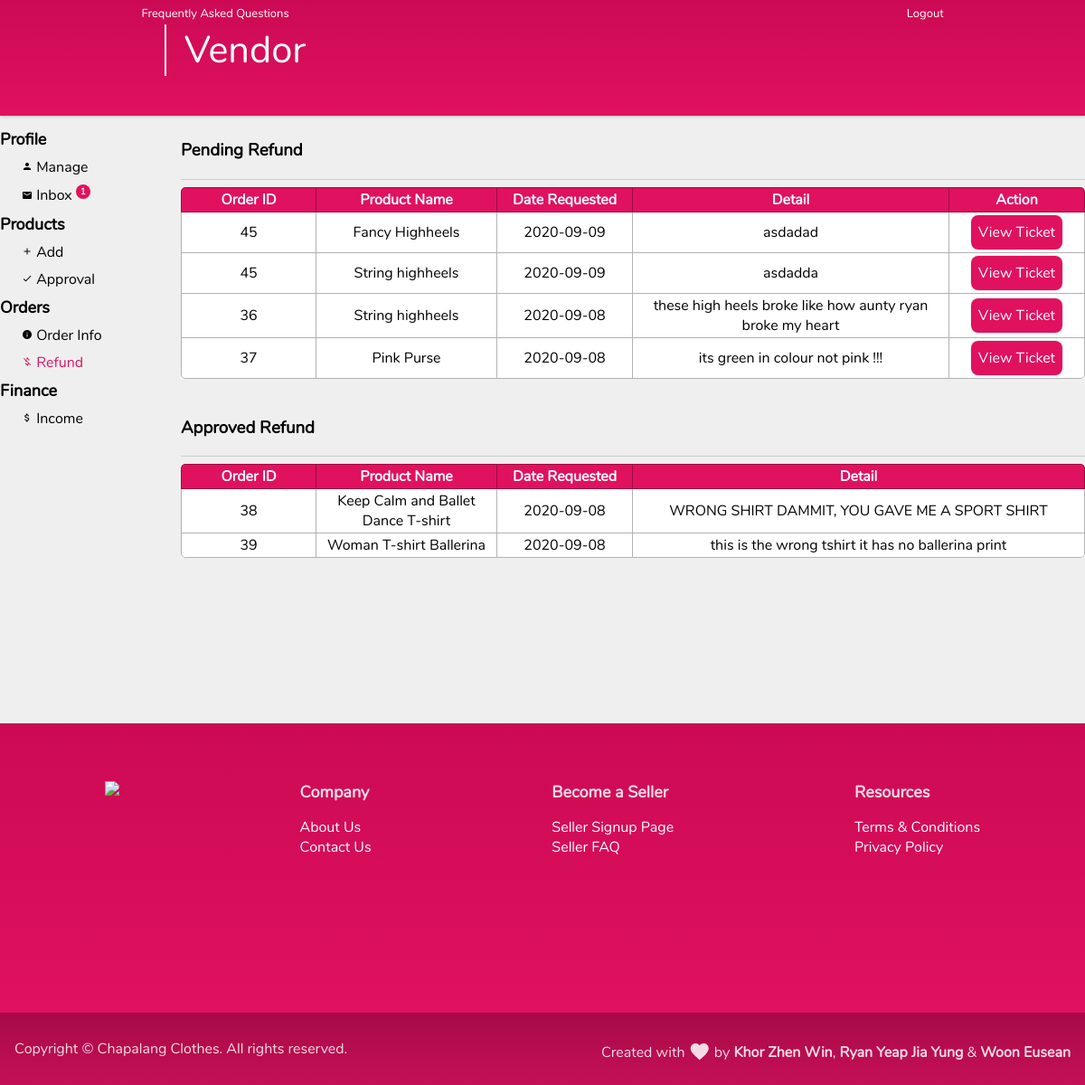
The page /vendor_refund.php (signed in) on the database its author committed.
### tables this page shows
CREATE TABLE IF NOT EXISTS `refund` (
  `RefundId` int NOT NULL AUTO_INCREMENT,
  `OrderId` int NOT NULL,
  `ProductId` int NOT NULL,
  `Reason` varchar(255) NOT NULL,
  `RefundStatus` varchar(140) NOT NULL,
  `DateRequested` date NOT NULL,
  `Images` varchar(510) NOT NULL,
  PRIMARY KEY (`RefundId`),
  KEY `OrderId` (`OrderId`),
  KEY `ProductId` (`ProductId`)
);

CREATE TABLE IF NOT EXISTS `product` (
  `ProductId` int NOT NULL AUTO_INCREMENT,
  `ProductName` varchar(140) NOT NULL,
  `ProductDescription` varchar(140) NOT NULL,
  `ProductTags` varchar(500) NOT NULL,
  `ProductImage` varchar(500) NOT NULL,
  `ProductPrice` decimal(10,2) NOT NULL,
  `ProductStock` int NOT NULL,
  `ProductStatus` varchar(140) NOT NULL,
  `VendorId` int NOT NULL,
  PRIMARY KEY (`ProductId`),
  KEY `VendorId` (`VendorId`)
);

CREATE TABLE IF NOT EXISTS `productorder` (
  `OrderId` int NOT NULL AUTO_INCREMENT,
  `UserId` int NOT NULL,
  `PurchaseDate` date NOT NULL,
  `OrderTotal` decimal(12,2) NOT NULL,
  PRIMARY KEY (`OrderId`),
  KEY `UserId` (`UserId`)
);

### includes/database.php (called while the page is built, shortened)
<?php
class mysqlidb
{
  private static $host = "localhost";
  private static $db = "chapalang";
  private static $user = "root";
  private static $pass = "";
  private static $port = 3306;
  private static $con = null;
  static function getConn()
  {
    if (is_null(self::$con)) {
      self::$con = mysqli_connect(self::$host, self::$user, self::$pass, self::$db, self::$port);
    }
    return self::$con;
  }
  static function query(string $queryString)
  {
    $result = self::getConn()->query($queryString);
    if ($result) {
      return $result;
    } else {
      throw new Exception("Query $queryString: " . self::getError());
    }
  }
  static function fetchAllRows(string $queryString)
  {
    $result = self::query($queryString);
    $rows = $result->fetch_all(MYSQLI_ASSOC);
    return $rows;
  }
}

### vendor_refund.php (the view, shortened to what this page needs)
<?php
include("includes/database.php");
$vendorid = $_SESSION["vendorid"];
$approvedrows = mysqlidb::fetchAllRows("SELECT * FROM refund
INNER JOIN product ON refund.ProductId = product.ProductId
INNER JOIN orderitem ON refund.OrderId = orderitem.OrderId
INNER JOIN productorder ON refund.OrderId = productorder.OrderId
WHERE RefundStatus = 'Approved'
AND VendorId = $vendorid
AND OrderStatus = 'Refund'
GROUP BY product.ProductId, productorder.OrderId
ORDER BY DateRequested Desc
LIMIT 10");
$pendingrows = mysqlidb::fetchAllRows("SELECT * FROM refund
INNER JOIN product ON refund.ProductId = product.ProductId
WHERE RefundStatus = 'Pending'
AND VendorId = $vendorid
ORDER BY DateRequested Desc");
?>
<!DOCTYPE html>
<html lang="en">
<head>
  <link rel="stylesheet" href="styles/template.css" />
  <link rel="stylesheet" href="styles/vendor.css" />
  <link rel="stylesheet" href="styles/pagetopbar.css" />
</head>
<body>
  <?php include "includes/pagetopbar.php" ?>
  <div class="body-wrapper">
    <div></div>
    <div class="content-wrapper container">
      <div class="vendor-container">
        <?php
        include("includes/vendor_sidenav.php");
        ?>
        <div class="vendor-body">
          <h3>Pending Refund</h3>
          <hr>
          <table>
            <tr>
              <th width="15%">Order ID</th>
              <th width="20%">Product Name</th>
              <th width="15%">Date Requested</th>
              <th width="35%">Detail</th>
              <th width="15%">Action</th>
            </tr>
            <?php
            if (count($pendingrows) > 0) {
              foreach ($pendingrows as $row) {
                echo "
                <tr>
                  <td>{$row['OrderId']}</td>
                  <td>{$row['ProductName']}</td>
                  <td>{$row['DateRequested']}</td>
                  <td>{$row['Reason']}</td>
                  <td><a href=\"vendor_refund_ticket.php?productid={$row['ProductId']}&orderid={$row['OrderId']}\" class=\"btn-primary p-1 visited-white\">View Ticket</td>
                </tr>";
              }
            } else {
              echo "<tr><td colspan=\"5\"><h2 class=\"cultured-dark\">There are no pending refunds.</h2></td></tr>";
            }
            ?>
          </table>
          <br>
          <h3>Approved Refund</h3>
          <hr>
          <table>
            <tr>
              <th width="15%">Order ID</th>
              <th width="20%">Product Name</th>
              <th width="15%">Date Requested</th>
              <th width="50%">Detail</th>
            </tr>
            <?php
            if (count($approvedrows) > 0) {
              foreach ($approvedrows as $row) {
                echo "
                <tr>
                  <td>{$row['OrderId']}</td>
                  <td>{$row['ProductName']}</td>
                  <td>{$row['DateRequested']}</td>
                  <td>{$row['Reason']}</td>
                </tr>";
              }
            } else {
              echo "<tr><td colspan=\"5\"><h2 class=\"cultured-dark\">There are no approved refunds.</h2></td></tr>";
            }
            ?>
          </table>
          <br><br>
        </div>
      </div>
    </div>
  </div>
</body>
</html>

### styles/template.css (style rules this page uses)
:root { --primary: rgb(224, 17, 95); --primary-dark: rgb(197, 16, 85); --secondary: rgb(192, 12, 81); --secondary-dark: rgb(169, 10, 71); --bg-primary: #efefef; --bg-primary-light: #fafafa; --bg-primary-dark: #757575; --col-grey-dark: rgba(0, 0, 0, 0.3); --col-grey-light: rgba(0, 0, 0, 0.15); }
.material-icons { font-family: 'Material Icons'; font-weight: normal; font-style: normal; font-size: 24px; line-height: 1; letter-spacing: normal; text-transform: none; display: inline-block; white-space: nowrap; word-wrap: normal; direction: ltr; -moz-osx-font-smoothing: grayscale; }
html { scroll-behavior: smooth; }
* { box-sizing: border-box; }
body { margin: 0; background-color: #efefef; font-family: 'Nunito', sans-serif !important; }
a { text-decoration: none; color: black; }
hr { border: 0; height: 1px; background: var(--col-grey-light); }
.unselectable { -webkit-user-select: none; }
.text-left { text-align: left !important; }
.text-right { text-align: right !important; }
.btn-primary { background-color: #e0115f; color: white; text-align: center; height: 2.5rem; line-height: 2.5rem; border-radius: 0.5rem; border: none; box-shadow: 0 0 0.1rem rgba(0, 0, 0, 0.3); cursor: pointer; transition: box-shadow ease-in-out 0.25s; margin: 0.25rem; }
.body-wrapper { min-height: 100vh; display: grid; grid-template-rows: 8rem minmax(calc(100vh - 8rem), 1fr) auto; }
.container { margin-right: auto; margin-left: auto; }
.content-wrapper { margin-top: 0.4rem; margin-bottom: 0.4rem; min-width: 1200px; width: 60%; }
.footer { z-index: 50; background-image: linear-gradient(0deg, #e0115f, #cc0a54); color: rgba(255, 255, 255, 0.85); height: 20rem; width: 100%; }
.footer-small { z-index: 50; background-image: linear-gradient(0deg, #c51056, #a70a46); color: rgba(255, 255, 255, 0.85); height: 5rem; width: 100%; }
.footer-small .material-icons { position: relative; top: 6px; }
.footer-wrapper { display: flex; justify-content: space-around; padding: 0 1rem 0 1rem; min-width: 1200px; width: 75%; height: 100%; }
.footer-wrapper-small { align-items: center; display: grid; grid-template-columns: repeat(2, 1fr); padding: 0 1rem 0 1rem; min-width: 1200px; width: 75%; height: 100%; }
.footer-group { margin: 4rem 0; }
.footer-group ul { color: rgba(255, 255, 255); list-style: none; padding: 0; }
.footer-group a { color: rgba(255, 255, 255); }
.footer-logo { width: 200px; height: auto; }
.footer-group-header { font-weight: bold; font-size: large; }
.p-1 { padding: 0.5rem; }

### rows shown on the page
refund: OrderId "45", ProductId.ProductName "Fancy Highheels", DateRequested "2020-09-09", Reason "asdadad"
refund: OrderId "45", ProductId.ProductName "String highheels", DateRequested "2020-09-09", Reason "asdadda"
refund: OrderId "36", ProductId.ProductName "String highheels", DateRequested "2020-09-08", Reason "these high heels broke like how aunty ryan broke my heart"
refund: OrderId "37", ProductId.ProductName "Pink Purse", DateRequested "2020-09-08", Reason "its green in colour not pink !!!"
refund: OrderId.OrderId "38", ProductId.ProductName "Keep Calm and Ballet Dance T-shirt", DateRequested "2020-09-08", Reason "WRONG SHIRT DAMMIT, YOU GAVE ME A SPORT SHIRT"
refund: OrderId.OrderId "39", ProductId.ProductName "Woman T-shirt Ballerina", DateRequested "2020-09-08", Reason "this is the wrong tshirt it has no ballerina print"

### other values the page prints
$inboxItems "1"
